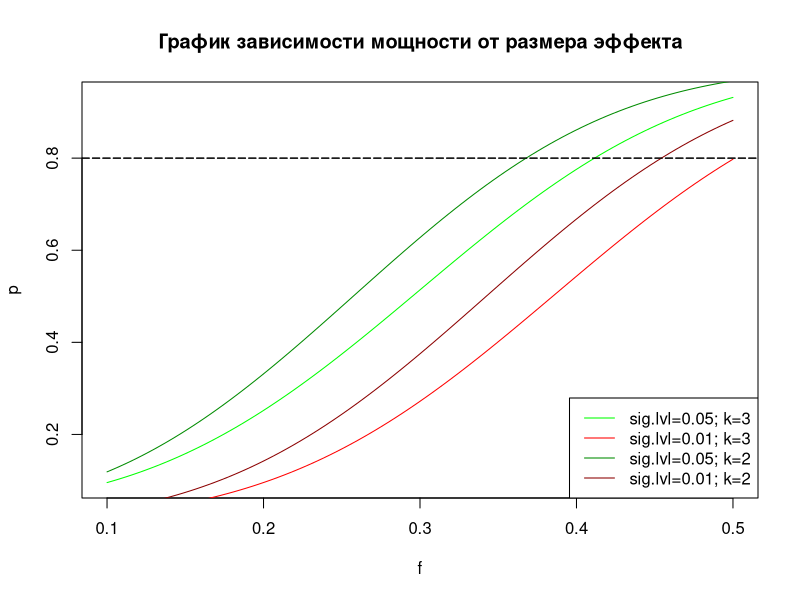
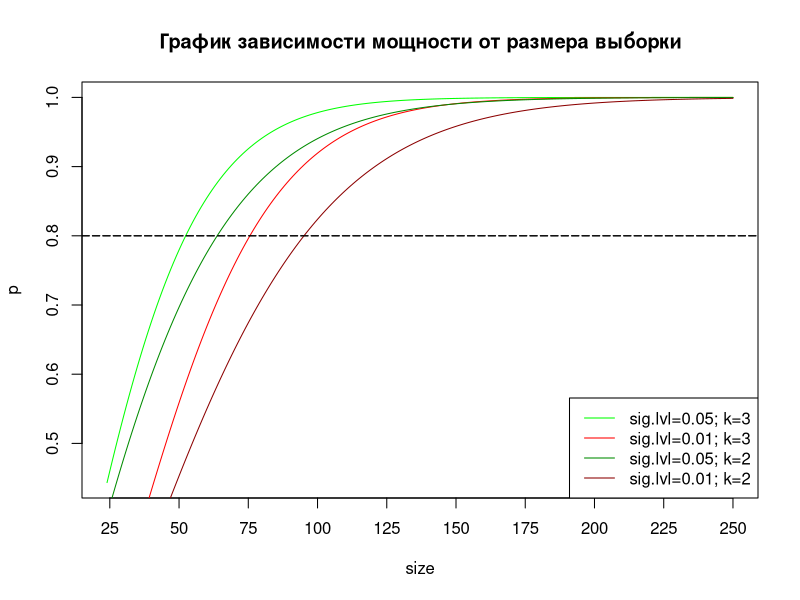

Generate these figures, in order, with R:
library("pwr")
sample.n <-data.frame(NULL)
for (i in 1:6) {
  for (j in 1:2) {
    if (j == 1) sig.lvl <- 0.05
    if (j == 2) sig.lvl <- 0.01
    if (i == 1 || i == 2|| i == 3) groups <- 2
    if (i == 4 || i == 5 || i == 6) groups <- 3
    if (i == 1 || i == 4) effect.size <- 0.1
    if (i == 2 || i == 5) effect.size <- 0.25
    if (i == 3 || i == 6) effect.size <- 0.4
    sample.n[i,j] <- pwr.anova.test(k = groups, n = NULL, f = effect.size, sig.level = sig.lvl, power = 0.8)$n
  }
}
colnames(sample.n) <- c("sig.lvl=0.05", "sig.lvl=0.01")
rownames(sample.n) <- c("k=2, f=0.1", "k=2, f=0.25", "k=2, f=0.4", "k=3, f=0.1", "k=3, f=0.25", "k=3, f=0.4")
sample.n <- round(sample.n)

pwr.sample <-data.frame(NULL)
for (i in 1:6) {
  for (j in 1:2) {
    if (j == 1) sig.lvl <- 0.05
    if (j == 2) sig.lvl <- 0.01
    if (i == 1 || i == 2|| i == 3) groups <- 2
    if (i == 4 || i == 5 || i == 6) groups <- 3
    if (i == 1 || i == 4) effect.size <- 0.1
    if (i == 2 || i == 5) effect.size <- 0.25
    if (i == 3 || i == 6) effect.size <- 0.4
    pwr.sample[i,j] <- pwr.anova.test(k = groups, n = 20, f = effect.size, sig.level = sig.lvl, power = NULL)$power
  }
}
colnames(pwr.sample) <- c("sig.lvl=0.05", "sig.lvl=0.01")
rownames(pwr.sample) <- c("k=2, f=0.1", "k=2, f=0.25", "k=2, f=0.4", "k=3, f=0.1", "k=3, f=0.25", "k=3, f=0.4")
pwr.sample <- round(pwr.sample, digits=2)

# график зависимости мощности от размера эффекта
f <- seq(0.1, 0.5, length = 100)
p <- NULL
for (i in f) p <- c(p, pwr.anova.test(k = 3, n = 20, f = i, sig.level = 0.05, power = NULL)$power)
plot(p ~ f, type = "l", col = "green")
p <- NULL
for (i in f) p <- c(p, pwr.anova.test(k = 3, n = 20, f = i, sig.level = 0.01, power = NULL)$power)
lines(p ~ f, col = "red")
abline(h = 0.8, lty = "longdash")
p <- NULL
for (i in f) p <- c(p, pwr.anova.test(k = 2, n = 30, f = i, sig.level = 0.05, power = NULL)$power)
lines(p ~ f, type = "l", col = "green4")
p <- NULL
for (i in f) p <- c(p, pwr.anova.test(k = 2, n = 30, f = i, sig.level = 0.01, power = NULL)$power)
lines(p ~ f, col = "red4")
abline(h = 0.8, lty = "longdash")
legend("bottomright", legend = c("sig.lvl=0.05; k=3", "sig.lvl=0.01; k=3", "sig.lvl=0.05; k=2", "sig.lvl=0.01; k=2"), col = c("green", "red", "green4", "red4"), lwd = 1, lty = 1)
title(main = "График зависимости мощности от размера эффекта")

# график зависимости мощности от размера выборки
size <- seq(24, 250, 1)
p <- NULL
for (i in size) p <- c(p, pwr.anova.test(k = 3, n = i, f = 0.25, sig.level = 0.05, power = NULL)$power)
plot(p ~ size, type = "l", col = "green", xaxt = "n")
axis(1, seq(25,250,25))
p <- NULL
for (i in size) p <- c(p, pwr.anova.test(k = 3, n = i, f = 0.25, sig.level = 0.01, power = NULL)$power)
lines(p ~ size, col = "red")
abline(h = 0.8, lty = "longdash")
p <- NULL
for (i in size) p <- c(p, pwr.anova.test(k = 2, n = i, f = 0.25, sig.level = 0.05, power = NULL)$power)
lines(p ~ size, type = "l", col = "green4")
p <- NULL
for (i in size) p <- c(p, pwr.anova.test(k = 2, n = i, f = 0.25, sig.level = 0.01, power = NULL)$power)
lines(p ~ size, col = "red4")
abline(h = 0.8, lty = "longdash")
legend("bottomright", legend = c("sig.lvl=0.05; k=3", "sig.lvl=0.01; k=3", "sig.lvl=0.05; k=2", "sig.lvl=0.01; k=2"), col = c("green", "red", "green4", "red4"), lwd = 1, lty = 1)
title(main = "График зависимости мощности от размера выборки")


pwr.f2.test(u = 53, v = NULL, f2 = 0.02, sig.level = 0.05, power = 0.8)
pwr.f2.test(u = 53, v = NULL, f2 = 0.15, sig.level = 0.05, power = 0.8)
pwr.f2.test(u = 53, v = NULL, f2 = 0.35, sig.level = 0.05, power = 0.8)
